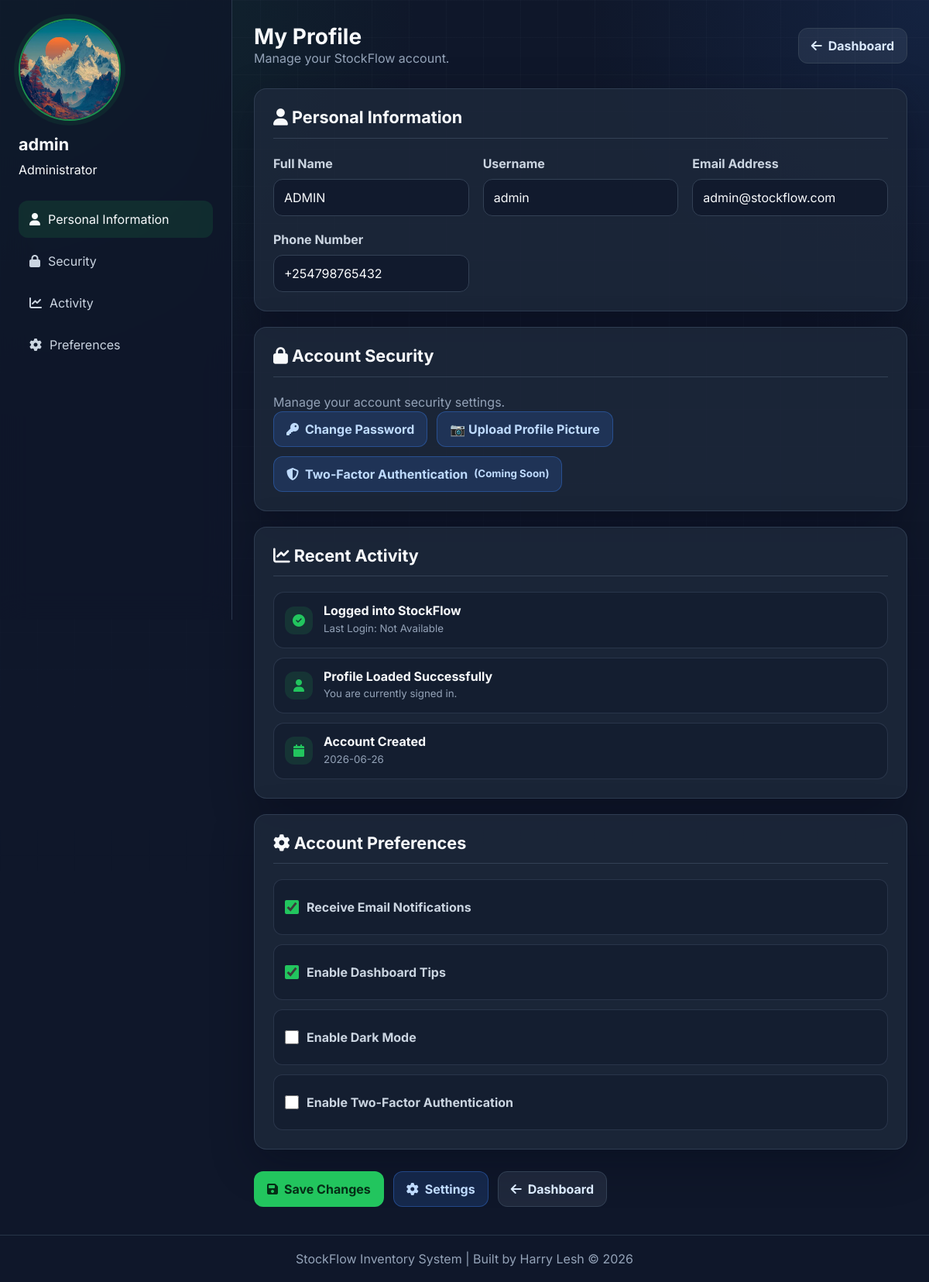
Screenshot of /profile (signed in) with the database file from the repository.
### tables this page shows
CREATE TABLE users(
      id INTEGER PRIMARY KEY AUTOINCREMENT,
      username TEXT UNIQUE NOT NULL,
      password TEXT NOT NULL
    , full_name TEXT, email TEXT, phone TEXT, profile_picture TEXT, role TEXT DEFAULT 'Administrator', last_login TEXT, created_at TEXT);

### routes/auth.py (the view, shortened to what this page needs)
@auth.route("/profile", methods=["GET", "POST"])
@login_required
def profile():
    if "user" not in session:
        return redirect("/")
    conn = get_connection()
    cursor = conn.cursor()
    cursor.execute("""
        SELECT *
        FROM users
        WHERE username=?
    """, (session["user"],))
    user = cursor.fetchone()
    conn.close()
    return render_template(
        "profile.html",
        user=user
    )

### app.py (called while the page is built)
@app.context_processor
def inject_settings():
    conn = get_connection()
    cursor = conn.cursor()
    cursor.execute("""
        SELECT currency
        FROM settings
        LIMIT 1
    """)
    row = cursor.fetchone()
    conn.close()
    currency = "KES"
    if row and row[0]:
        currency = row[0]
    return dict(currency=currency)

### database/models.py (called while the page is built)
def get_connection():
    conn = sqlite3.connect(DB_NAME)
    conn.row_factory = sqlite3.Row
    return conn

### templates/profile.html
{% extends "layout.html" %}
{% block content %}
<div class="profile-wrapper">
    <aside class="profile-sidebar">
        <div class="profile-image">
            {% if user[6] %}
            <img class="profile-avatar" src="{{ url_for('static', filename='uploads/users/' + user[6]) }}"
                alt="Profile Picture">
            {% else %}
            <img class="profile-avatar" src="{{ url_for('static', filename='images/default-user1.png') }}"
                alt="Profile Picture">
            {% endif %}
            <h2>{{ user[1] }}</h2>
            <p>{{ user[7] }}</p>
        </div>
        <ul>
            <li class="active">
                <a href="#personal">
                    <i class="fas fa-user"></i> Personal Information
                </a>
            </li>
            <li>
                <a href="#security">
                    <i class="fas fa-lock"></i> Security
                </a>
            </li>
            <li>
                <a href="#activity">
                    <i class="fas fa-chart-line"></i> Activity
                </a>
            </li>
            <li>
                <a href="#preferences">
                    <i class="fas fa-gear"></i> Preferences
                </a>
            </li>
        </ul>
    </aside>
    <main class="profile-content">
        <form method="POST">
            <div class="profile-header">
                <div>
                    <h1>My Profile</h1>
                    <p>
                        Manage your StockFlow account.
                    </p>
                </div>
                <a href="/dashboard" class="back-btn">
                    <i class="fas fa-arrow-left"></i> Dashboard
                </a>
            </div>
            <div class="profile-card" id="personal">
                <h2><i class="fas fa-user"></i> Personal Information</h2>
                <div class="profile-grid">
                    <div>
                        <label>Full Name</label>
                        <input type="text" name="full_name" value="{{ user[3] }}" required>
                    </div>
                    <div>
                        <label>Username</label>
                        <input type="text" name="username" value="{{ user[1] }}" readonly>
                    </div>
                    <div>
                        <label>Email Address</label>
                        <input type="email" name="email" value="{{ user[4] }}" required>
                    </div>
                    <div>
                        <label>Phone Number</label>
                        <input type="text" name="phone" value="{{ user[5] }}">
                    </div>
                </div>
            </div>
            <div class="profile-card" id="security">
                <h2><i class="fas fa-lock"></i> Account Security</h2>
                <p class="section-description">
                    Manage your account security settings.
                </p>
                <div class="profile-button-group">
                    <a href="/change-password" class="profile-btn"><i class="fas fa-key"></i> Change Password
                    </a>
                    <a href="/upload-profile-picture" class="profile-btn">
                        📷 Upload Profile Picture
                    </a>
                    <button type="button" class="profile-btn" disabled>
                        <i class="fas fa-shield-halved"></i> Two-Factor Authentication
                        <small>(Coming Soon)</small>
                    </button>
                </div>
            </div>
            <div class="profile-card" id="activity">
                <h2><i class="fas fa-chart-line"></i> Recent Activity</h2>
                <div class="activity-list">
                    <div class="activity-item">
                        <span><i class="fas fa-circle-check"></i></span>
                        <div>
                            <h4>Logged into StockFlow</h4>
                            <small>
                                Last Login:
                                {{ user[8] if user[8] else "Not Available" }}
                            </small>
                        </div>
                    </div>
                    <div class="activity-item">
                        <span><i class="fas fa-user"></i></span>
                        <div>
                            <h4>Profile Loaded Successfully</h4>
                            <small>
                                You are currently signed in.
                            </small>
                        </div>
                    </div>
                    <div class="activity-item">
                        <span><i class="fas fa-calendar"></i></span>
                        <div>
                            <h4>Account Created</h4>
                            <small>
                                {{ user[9] if user[9] else "Unknown" }}
                            </small>
                        </div>
                    </div>
                </div>
            </div>
            <div class="profile-card" id="preferences">
                <h2><i class="fas fa-gear"></i> Account Preferences</h2>
                <div class="checkbox-group">
                    <label>
                        <input type="checkbox" checked>
                        Receive Email Notifications
                    </label>
                    <label>
                        <input type="checkbox" checked>
                        Enable Dashboard Tips
                    </label>
                    <label>
                        <input type="checkbox">
                        Enable Dark Mode
                    </label>
                    <label>
                        <input type="checkbox">
                        Enable Two-Factor Authentication
                    </label>
                </div>
            </div>
            <div class="profile-actions">
                <button type="submit" class="save-btn">
                    <i class="fas fa-save"></i> Save Changes
                </button>
                <a href="/settings" class="secondary-btn">
                    <i class="fas fa-gear"></i> Settings
                </a>
                <a href="/dashboard" class="back-btn">
                    <i class="fas fa-arrow-left"></i> Dashboard
                </a>
            </div>
        </form>
    </main>
</div>
{% endblock %}

### static/css/profile.css (style rules this page uses)
.profile-wrapper { display: grid; grid-template-columns: 300px minmax(0, 1fr); min-height: 100vh; }
.profile-image { display: grid; gap: 8px; margin-bottom: 28px; }
.profile-avatar { width: 132px; height: 132px; box-shadow: 0 0 0 6px rgba(34, 197, 94, .08); }
.profile-image h2 { margin-top: 10px; }
.profile-card { padding: 24px; margin-bottom: 20px; }
.profile-card h2 { padding-bottom: 14px; margin-bottom: 20px; border-bottom: 1px solid var(--border); }
.profile-grid { grid-template-columns: repeat(auto-fit, minmax(240px, 1fr)); }
.profile-grid > div, .form-grid > div { min-width: 0; }
.activity-list { display: grid; gap: 12px; }
.activity-item { display: flex; align-items: center; gap: 14px; padding: 14px; border: 1px solid rgba(51, 65, 85, .72); border-radius: 14px; background: rgba(15, 23, 42, .42); }
.activity-item span { display: inline-grid; place-items: center; width: 36px; height: 36px; border-radius: 12px; background: rgba(34, 197, 94, .13); color: var(--primary); }
.activity-item small { color: var(--muted); }
.checkbox-group { display: grid; gap: 12px; }
.checkbox-group label { display: flex; align-items: center; gap: 10px; margin: 0; padding: 13px 14px; border: 1px solid rgba(51, 65, 85, .72); border-radius: 12px; background: rgba(15, 23, 42, .42); }
.checkbox-group input[type="checkbox"] { width: 18px; height: 18px; accent-color: var(--primary); }

### rows the page displays
users: profile_picture (picture), username "admin", role "Administrator", full_name "ADMIN", email "admin@stockflow.com", phone "+254798765432", created_at "2026-06-26"

### other values shown
{{ user[8] if user[8] else "Not Available" }} "Not Available"
